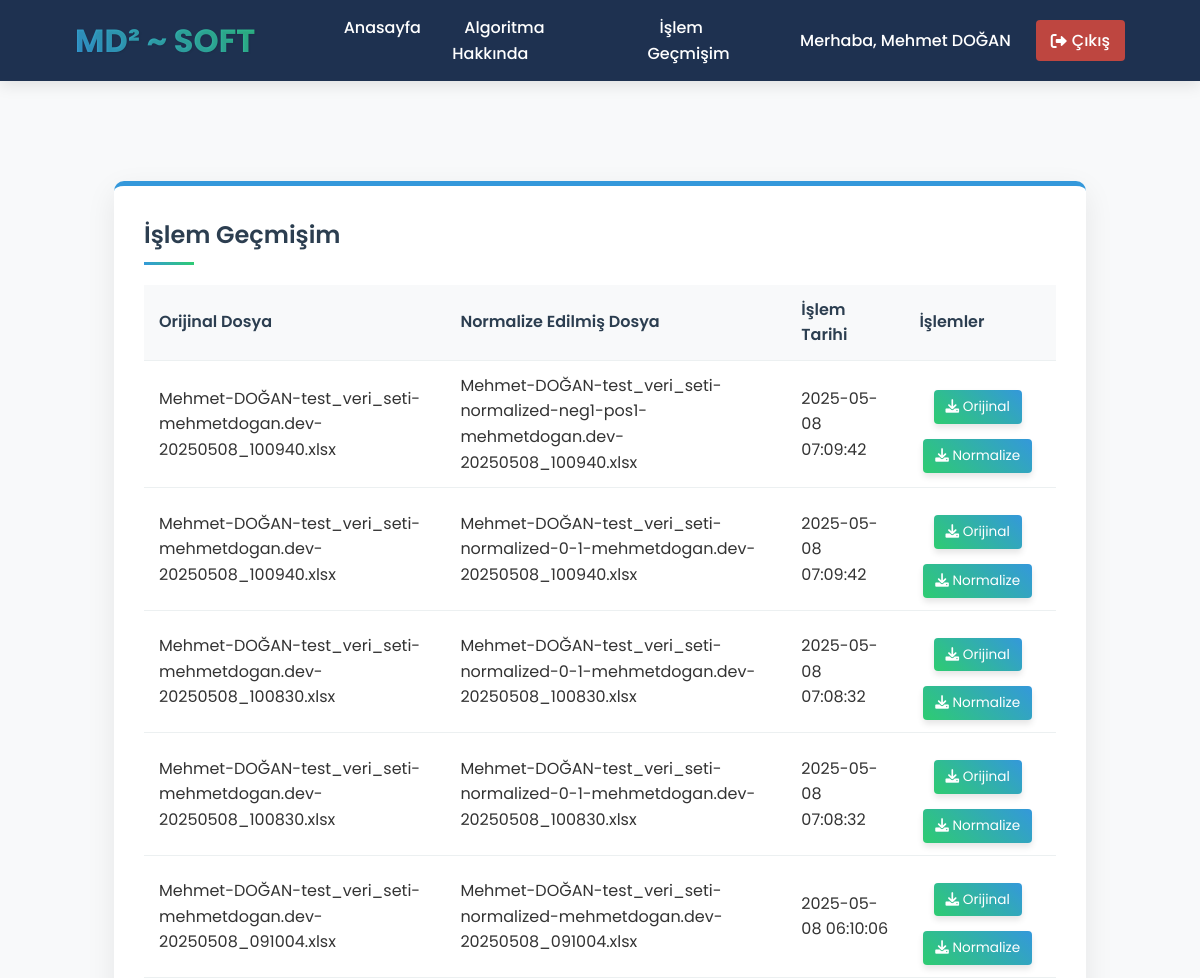
The page /my-operations (signed in, upper part) on the database as committed earlier.
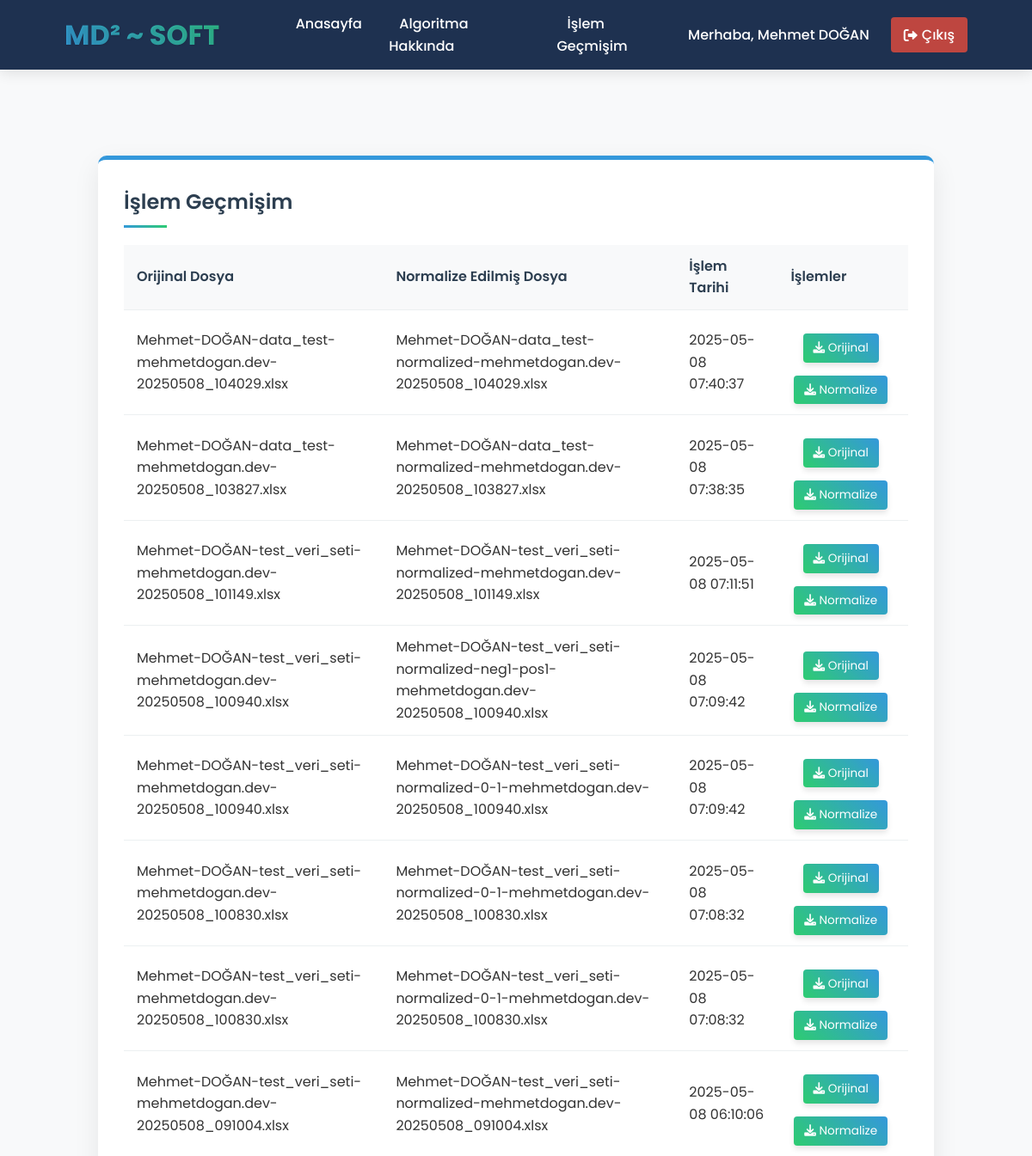
The same page on the database as committed later.
### tables this page shows
CREATE TABLE user_operations (
            id INTEGER PRIMARY KEY AUTOINCREMENT,
            user_id INTEGER NOT NULL,
            original_file TEXT NOT NULL,
            normalized_file TEXT NOT NULL,
            operation_date TIMESTAMP DEFAULT CURRENT_TIMESTAMP,
            FOREIGN KEY (user_id) REFERENCES users (id)
        );

### app.py (the view)
@app.route('/my-operations')
@login_required
def my_operations():
    operations = get_user_operations(session['user_id'])
    return render_template('my_operations.html', operations=operations)

### app.py (called while the page is built)
def get_db_connection():
    conn = sqlite3.connect(DATABASE)
    conn.row_factory = sqlite3.Row
    return conn

def login_required(f):
    @wraps(f)
    def decorated_function(*args, **kwargs):
        if 'user_id' not in session:
            flash('Bu sayfaya erişmek için giriş yapmalısınız!', 'error')
            return redirect(url_for('login'))
        return f(*args, **kwargs)
    return decorated_function

def get_user_operations(user_id):
    conn = get_db_connection()
    operations = conn.execute('SELECT * FROM user_operations WHERE user_id = ? ORDER BY operation_date DESC', (user_id,)).fetchall()
    conn.close()
    return operations

### templates/my_operations.html
{% include 'header.html' %}
<main>
    <div class="container">
        <div class="operations-section">
            <h2>İşlem Geçmişim</h2>
            {% if operations %}
                <div class="operations-table">
                    <table>
                        <thead>
                            <tr>
                                <th>Orijinal Dosya</th>
                                <th>Normalize Edilmiş Dosya</th>
                                <th>İşlem Tarihi</th>
                                <th>İşlemler</th>
                            </tr>
                        </thead>
                        <tbody>
                            {% for operation in operations %}
                                <tr>
                                    <td>{{ operation.original_file }}</td>
                                    <td>{{ operation.normalized_file }}</td>
                                    <td>{{ operation.operation_date }}</td>
                                    <td>
                                        <a href="{{ url_for('download_file', file_path='uploads/' + operation.original_file) }}" class="btn-download"><i class="fas fa-download"></i> Orijinal</a>
                                        <a href="{{ url_for('download_file', file_path='new_csv/' + operation.normalized_file) }}" class="btn-download"><i class="fas fa-download"></i> Normalize</a>
                                    </td>
                                </tr>
                            {% endfor %}
                        </tbody>
                    </table>
                </div>
            {% else %}
                <div class="no-data">
                    <p>Henüz bir işlem yapmadınız.</p>
                    <a href="{{ url_for('index') }}" class="btn-primary">İşlem Yap</a>
                </div>
            {% endif %}
        </div>
    </div>
</main>
{% include 'footer.html' %}

Rows that differ between the two databases and show on the page:
added user_operations: original_file "Mehmet-DOĞAN-data_test-mehmetdogan.dev-20250508_104029.xlsx", normalized_file "Mehmet-DOĞAN-data_test-normalized-mehmetdogan.dev-20250508_104029.xlsx", operation_date "2025-05-08 07:40:37"
added user_operations: original_file "Mehmet-DOĞAN-data_test-mehmetdogan.dev-20250508_103827.xlsx", normalized_file "Mehmet-DOĞAN-data_test-normalized-mehmetdogan.dev-20250508_103827.xlsx", operation_date "2025-05-08 07:38:35"
added user_operations: original_file "Mehmet-DOĞAN-test_veri_seti-mehmetdogan.dev-20250508_101149.xlsx", normalized_file "Mehmet-DOĞAN-test_veri_seti-normalized-mehmetdogan.dev-20250508_101149.xlsx", operation_date "2025-05-08 07:11:51"
